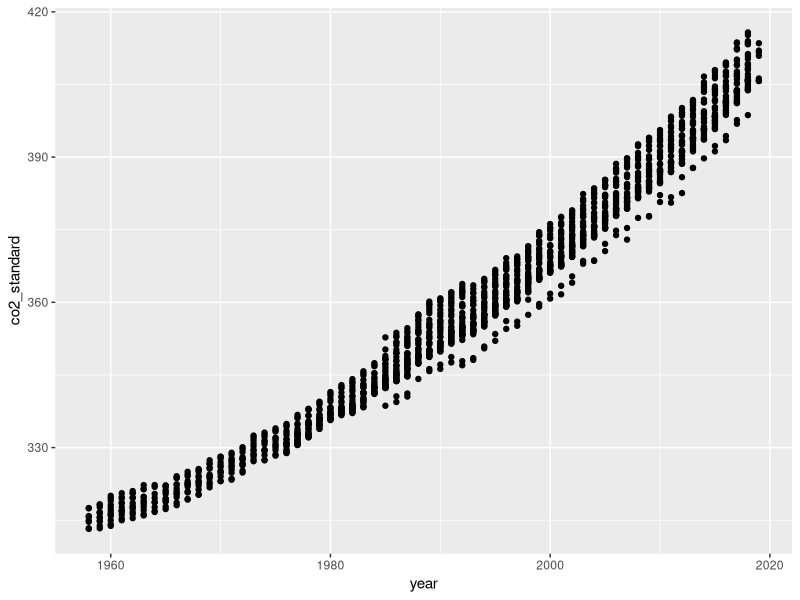
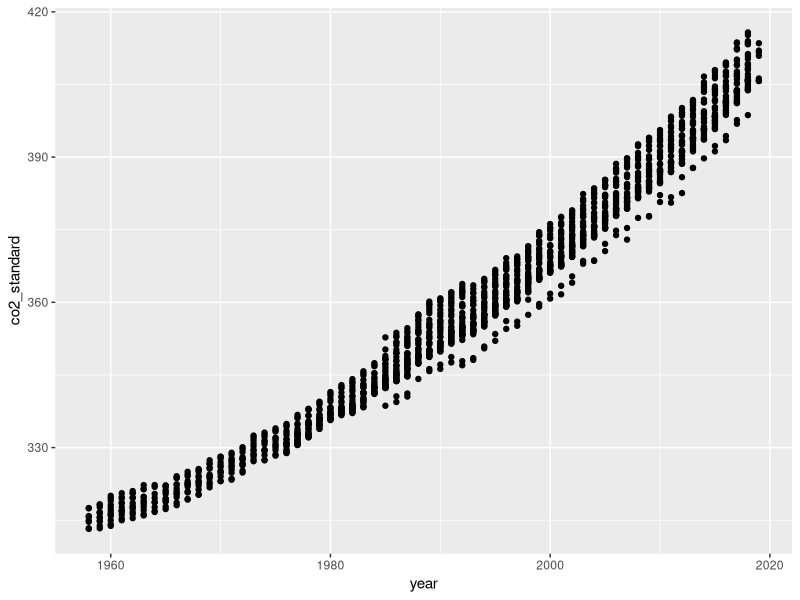
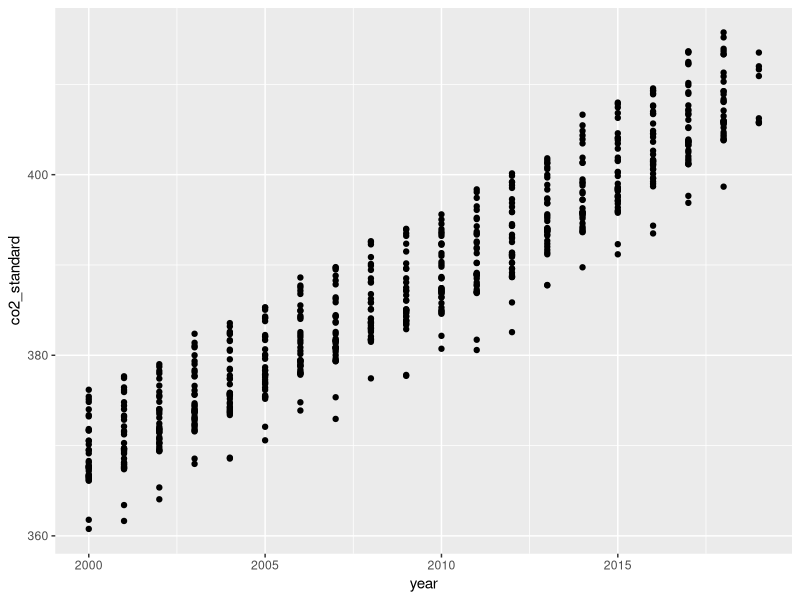
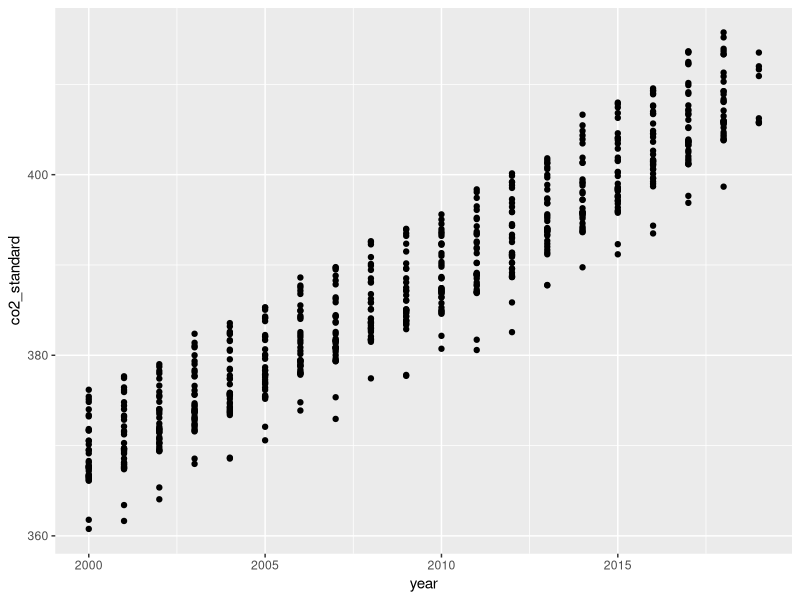

These charts were generated, in order, by the following R code:
## ---- chunk 1

## ---- chunk 2
library(tidyverse)
co2_data <- read_csv(here::here("data/co2.csv")) %>% 
  filter(co2_standard > 0)
## ---- chunk 3
ggplot(co2_data, aes(x = year, y = co2_standard)) +
    geom_point()
## ---- chunk 4
ggplot(co2_data, aes(x = year, y = co2_standard)) +
    geom_point()
## ---- chunk 5
co2_after_2000 <- co2_data %>% 
    filter(year >= 2000)

# Print dataframe
co2_after_2000

# Print plot
ggplot(co2_after_2000, aes(x = year, y = co2_standard)) +
    geom_point()
## ---- chunk 6
co2_after_2000 <- co2_data %>% 
    filter(year >= 2000)

# Print plot
ggplot(co2_after_2000, aes(x = year, y = co2_standard)) +
    geom_point()
## ---- chunk 7
co2_data %>% 
    select(station, month, co2_standard) %>% 
    group_by(station, month) %>% 
    summarise(MeanCO2 = round(mean(co2_standard, na.rm = TRUE), 2)) %>% 
    spread(station, MeanCO2) %>% 
    knitr::kable(caption = "Table caption here.")
## ---- chunk 8

